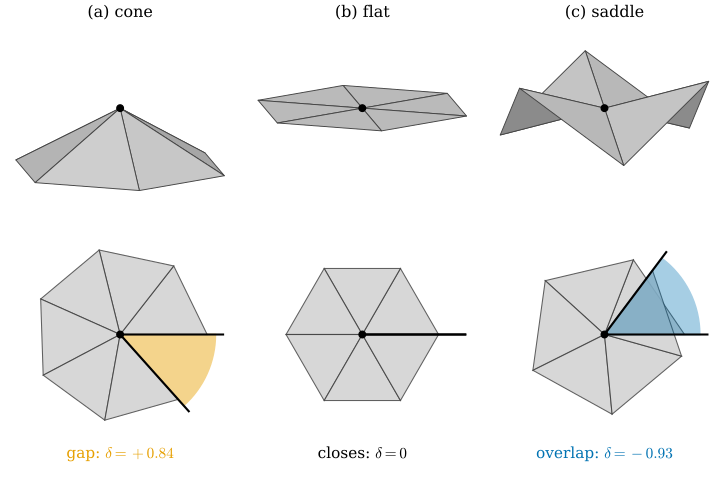

Recreate this plot in Python.
"""Figure 31.2.2: the sign of the angle defect seen by unfolding a vertex star (Section 31.2).

Three stars with the same combinatorics: a vertex at the origin and six neighbours p_k = (cos t_k, sin t_k, z_k),
t_k = 2 pi k / 6.
(a) cone: z_k = -0.55 for all k, (b) flat: z_k = 0, (c) saddle: z_k = 0.32 (-1)^k (three up, three down).
Top row: the stars seen from the side (orthographic camera). Bottom row: the six triangles laid out in the plane
one after another around the vertex, keeping their angles and edge lengths. Orange wedge: the gap left when the
angle sum is below 2 pi (delta > 0). Blue wedge: the overlap when the angle sum exceeds 2 pi (delta < 0).
Self-check: delta = 2 pi - (sum of the six angles) equals the angle of the wedge.

Run from the project root: ``PYTHONPATH=tools python3 chapters/31-meshes/figures/fig-31-2-2-defect-unfold.py``
"""

import pathlib
import sys

sys.path.insert(0, str(pathlib.Path(__file__).resolve().parents[1] / "lib"))
import dgmesh as dm  # noqa: E402

import dgfig  # noqa: E402

dgfig.setup()

import matplotlib.pyplot as plt  # noqa: E402
import numpy as np  # noqa: E402
from matplotlib.patches import Polygon, Wedge  # noqa: E402

C = dgfig.COLORS
t = 2 * np.pi * np.arange(6) / 6
stars = [("(a) cone", np.full(6, -0.55)), ("(b) flat", np.zeros(6)), ("(c) saddle", 0.32 * (-1.0) ** np.arange(6))]

fig, axs = plt.subplots(2, 3, figsize=(7.6, 5.2), gridspec_kw=dict(height_ratios=[0.8, 1.0], hspace=0.05, wspace=0.05))
cam = dm.Ortho(elev=12, azim=-70)
base = dm.hex_to_rgb(C["surface"])
for col, (title, z) in enumerate(stars):
    P = np.stack([np.cos(t), np.sin(t), z], 1)
    V = np.vstack([[0, 0, 0], P])
    F = np.array([[0, 1 + k, 1 + (k + 1) % 6] for k in range(6)])
    ang = dm.corner_angles(V, F)[:, 0]
    delta = 2 * np.pi - ang.sum()
    # ---- top: 3D view
    ax = axs[0, col]
    cols = dm.shade(V, F, base, light=(0.2, -0.6, 0.8), ambient=0.5)
    Pp = dm.draw_mesh_2d(ax, V, F, cam, cols, edgecolor="#444444", lw=0.7)
    q = cam(V[0])
    ax.plot(*q, "o", color=C["main"], ms=5, zorder=5)
    ax.set_xlim(Pp[:, 0].min() - 0.1, Pp[:, 0].max() + 0.1)
    ax.set_ylim(-0.75, 0.75)
    ax.set_aspect("equal")
    ax.set_axis_off()
    ax.set_title(title, fontsize=12)
    # ---- bottom: unfolding
    ax = axs[1, col]
    lens = np.linalg.norm(P, axis=1)
    cum = np.concatenate([[0], np.cumsum(ang)])
    for k in range(6):
        a0, a1 = cum[k], cum[k + 1]
        r0, r1 = lens[k], lens[(k + 1) % 6]
        tri = np.array([[0, 0], [r0 * np.cos(a0), r0 * np.sin(a0)], [r1 * np.cos(a1), r1 * np.sin(a1)]])
        ax.add_patch(Polygon(tri, closed=True, fc=C["surface"], ec="#444444", lw=0.8, alpha=0.85, zorder=2))
    rr = 1.25
    if delta > 1e-9:
        ax.add_patch(Wedge((0, 0), rr, np.degrees(cum[-1]), 360, fc=C["accent"], alpha=0.45, ec=C["accent"], lw=1.2,
                           zorder=1))
        txt, colr = rf"gap: $\delta = +{delta:.2f}$", C["accent"]
    elif delta < -1e-9:
        ax.add_patch(Wedge((0, 0), rr, 0, np.degrees(cum[-1] - 2 * np.pi), fc=C["tangent"], alpha=0.35,
                           ec=C["tangent"], lw=1.2, zorder=3))
        txt, colr = rf"overlap: $\delta = {delta:.2f}$", C["tangent"]
    else:
        txt, colr = r"closes: $\delta = 0$", C["main"]
    # first and last ray (the two images of the cut edge)
    for a in (0.0, cum[-1]):
        ax.plot([0, 1.35 * np.cos(a)], [0, 1.35 * np.sin(a)], color=C["main"], lw=1.6, zorder=4)
    assert abs((2 * np.pi - cum[-1]) - delta) < 1e-12
    ax.plot(0, 0, "o", color=C["main"], ms=5, zorder=5)
    ax.text(0, -1.62, txt, ha="center", fontsize=11.5, color=colr)
    ax.set_xlim(-1.5, 1.5)
    ax.set_ylim(-1.8, 1.5)
    ax.set_aspect("equal")
    ax.set_axis_off()
    if col == 0:
        assert delta > 0
    elif col == 1:
        assert abs(delta) < 1e-12
    else:
        assert delta < 0

fig.subplots_adjust(left=0.01, right=0.99, top=0.94, bottom=0.01)
dgfig.save(fig, __file__)
